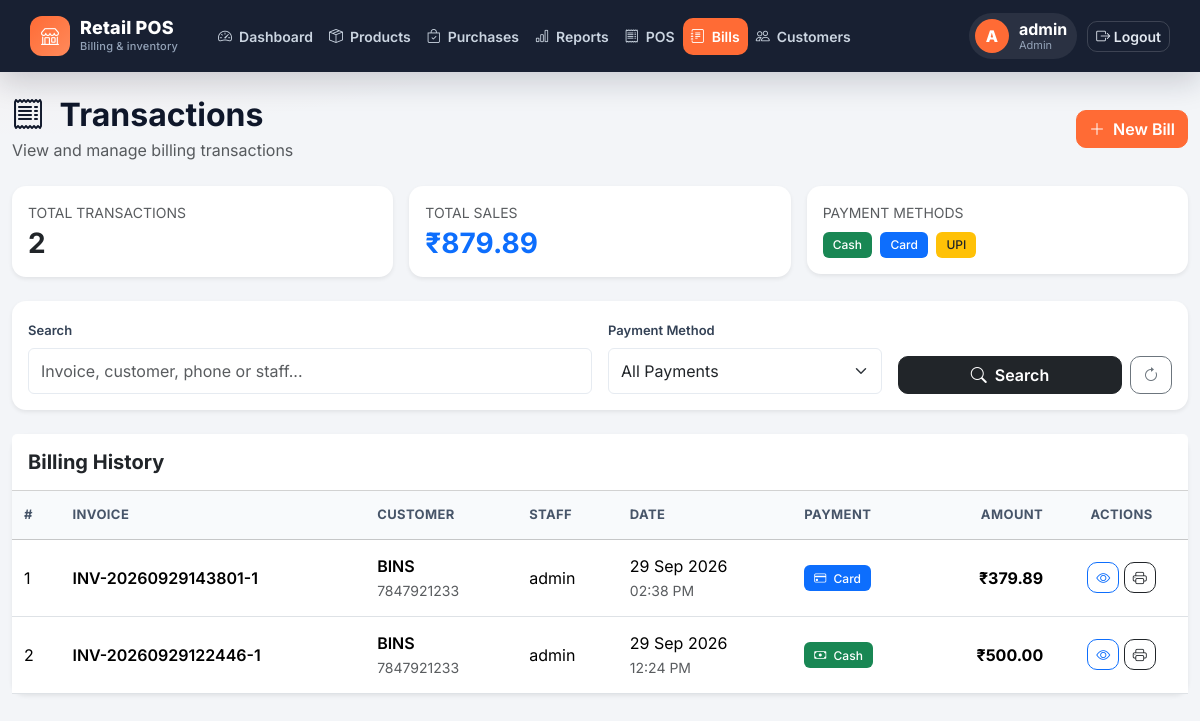
The app's page /billing/transactions/ (signed in), older data.
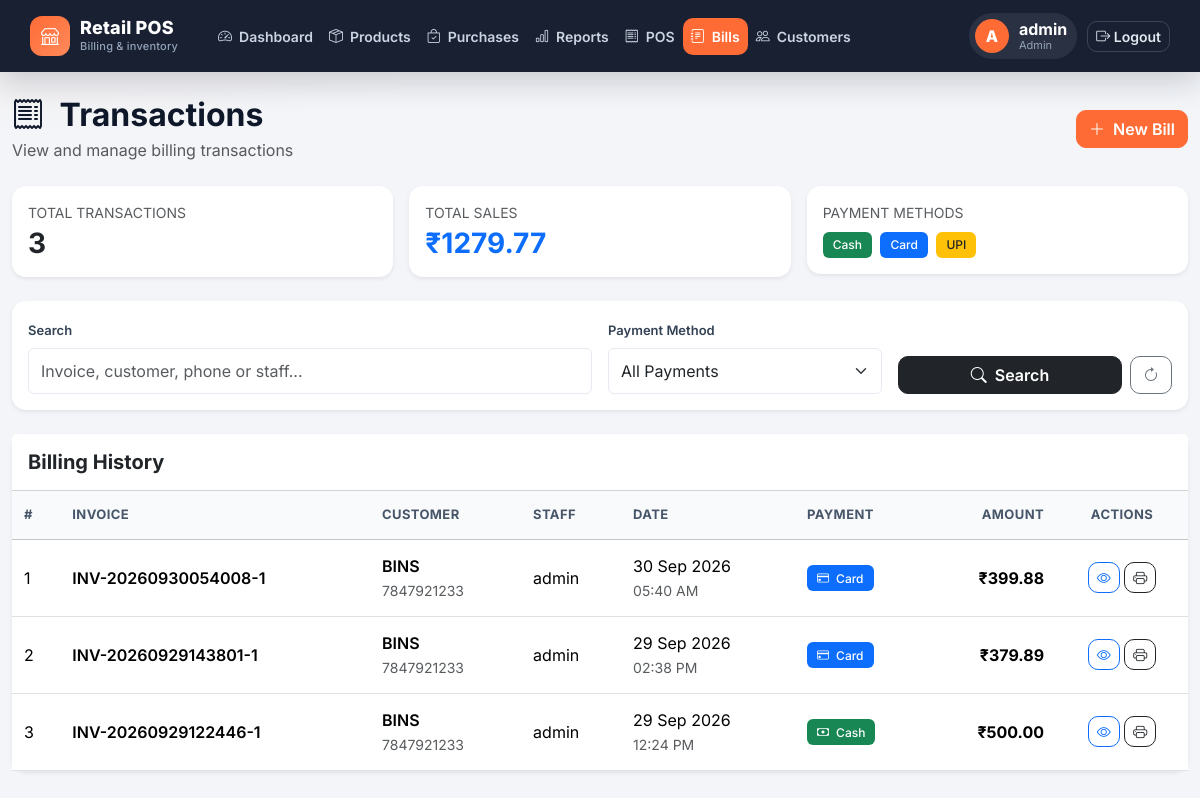
The same page, newer data.
### pos_billing/models.py (models this page shows, shortened)
class Sale(models.Model):
    PAYMENT_CHOICES = [
        ("cash", "Cash"),
        ("card", "Card"),
        ("upi", "UPI"),
    ]
    invoice_number = models.CharField(
        max_length=50,
        unique=True
    )
    staff = models.ForeignKey(
        User,
        on_delete=models.SET_NULL,
        null=True,
        related_name="sales"
    )
    customer = models.ForeignKey(
        Customer,
        on_delete=models.SET_NULL,
        null=True,
        blank=True,
        related_name="sales"
    )
    subtotal = models.DecimalField(
        max_digits=12,
        decimal_places=2,
        default=0
    )
    discount = models.DecimalField(
        max_digits=12,
        decimal_places=2,
        default=0
    )
    tax = models.DecimalField(
        max_digits=12,
        decimal_places=2,
        default=0
    )
    total = models.DecimalField(
        max_digits=12,
        decimal_places=2,
        default=0
    )
    payment_method = models.CharField(
        max_length=20,
        choices=PAYMENT_CHOICES
    )
    created_at = models.DateTimeField(
        auto_now_add=True
    )

class Customer(models.Model):
    name = models.CharField(
        max_length=200
    )
    phone = models.CharField(
        max_length=15
    )
    email = models.EmailField(
        blank=True
    )
    address = models.TextField(
        blank=True
    )
    created_at = models.DateTimeField(
        auto_now_add=True
    )

### pos_billing/views.py (the view, shortened to what this page needs)
@login_required
def transactions(request):
    if not is_staff_member(request.user):
        messages.error(
            request,
            "You do not have permission to view transactions."
        )
        return redirect("login")
    sales = Sale.objects.select_related(
        "staff",
        "customer"
    ).order_by("-id")
    search = request.GET.get("search", "").strip()
    payment_method = request.GET.get("payment_method", "").strip()
    if payment_method in ["cash", "card", "upi"]:
        sales = sales.filter(
            payment_method=payment_method
        )
    total_sales = sum(
        sale.total for sale in sales
    )
    context = {
        "sales": sales,
        "search": search,
        "payment_method": payment_method,
        "total_sales": total_sales,
    }
    return render(
        request,
        "billing/transactions.html",
        context
    )

### pos_billing/views.py (called while the page is built)
def is_staff_member(user):
    return user.is_authenticated and (
        user.is_superuser or
        (
            hasattr(user, "staffprofile")
            and user.staffprofile.role in ["admin", "staff"]
        )
    )

### pos_billing/templates/billing/transactions.html (shortened to what the changed rows need)
{% extends "base.html" %}
{% block content %}
<div class="container-fluid py-4">
    <div class="d-flex justify-content-between align-items-center mb-4">
        <div>
            <h2 class="fw-bold mb-1">
                <i class="bi bi-receipt me-2"></i>
                Transactions
            </h2>
        </div>
    </div>
    <div class="row g-3 mb-4">
        <div class="col-md-4">
            <div class="card border-0 shadow-sm">
                <div class="card-body">
                    <div class="text-muted small">
                        TOTAL TRANSACTIONS
                    </div>
                    <h3 class="fw-bold mb-0 mt-1">
                        {{ sales|length }}
                    </h3>
                </div>
            </div>
        </div>
        <div class="col-md-4">
            <div class="card border-0 shadow-sm">
                <div class="card-body">
                    <div class="text-muted small">
                        TOTAL SALES
                    </div>
                    <h3 class="fw-bold text-primary mb-0 mt-1">
                        ₹{{ total_sales|floatformat:2 }}
                    </h3>
                </div>
            </div>
        </div>
    </div>
    <div class="card border-0 shadow-sm">
        <div class="card-body p-0">
            <div class="table-responsive">
                <table class="table table-hover align-middle mb-0">
                    <thead class="table-light">
                        <tr>
                            <th>#</th>
                            <th>Invoice</th>
                            <th>Customer</th>
                            <th>Staff</th>
                            <th>Date</th>
                            <th>Payment</th>
                            <th class="text-end">
                                Amount
                            </th>
                            <th class="text-center">
                                Actions
                            </th>
                        </tr>
                    </thead>
                    <tbody>
                        {% for sale in sales %}
                        <tr>
                            <td>
                                {{ forloop.counter }}
                            </td>
                            <td>
                                <span class="fw-semibold">
                                    {{ sale.invoice_number }}
                                </span>
                            </td>
                            <td>
                                {% if sale.customer %}
                                    <div class="fw-semibold">
                                        {{ sale.customer.name }}
                                    </div>
                                    <small class="text-muted">
                                        {{ sale.customer.phone }}
                                    </small>
                                {% else %}
                                    <span class="text-muted">
                                        Walk-in Customer
                                    </span>
                                {% endif %}
                            </td>
                            <td>
                                <span>
                                    {{ sale.staff.username }}
                                </span>
                            </td>
                            <td>
                                <div>
                                    {{ sale.created_at|date:"d M Y" }}
                                </div>
                                <small class="text-muted">
                                    {{ sale.created_at|date:"h:i A" }}
                                </small>
                            </td>
                            <td>
                                {% if sale.payment_method == "cash" %}
                                    <span class="badge bg-success">
                                        <i class="bi bi-cash me-1"></i>
                                        Cash
                                    </span>
                                {% elif sale.payment_method == "card" %}
                                    <span class="badge bg-primary">
                                        <i class="bi bi-credit-card me-1"></i>
                                        Card
                                    </span>
                                {% else %}
                                    <span class="badge bg-warning text-dark">
                                        <i class="bi bi-phone me-1"></i>
                                        UPI
                                    </span>
                                {% endif %}
                            </td>
                            <td class="text-end">
                                <strong>
                                    ₹{{ sale.total|floatformat:2 }}
                                </strong>
                            </td>
                            <td class="text-center">
                                <a
                                    href="{% url 'invoice' sale.id %}"
                                    class="btn btn-sm btn-outline-primary"
                                    title="View Invoice"
                                >
                                    <i class="bi bi-eye"></i>
                                </a>
                                <a
                                    href="{% url 'invoice' sale.id %}"
                                    target="_blank"
                                    class="btn btn-sm btn-outline-dark"
                                    title="Print Invoice"
                                >
                                    <i class="bi bi-printer"></i>
                                </a>
                            </td>
                        </tr>
                        {% endfor %}
                    </tbody>
                </table>
            </div>
        </div>
    </div>
</div>
{% endblock %}

Row changes from the older to the newer data that the page shows:
added Sale: invoice_number "INV-20260930054008-1", customer.name "BINS", customer.phone "7847921233", staff.username "admin", created_at "30 Sep 2026", created_at "05:40 AM", payment_method "card" (drawn), total "399.88"
Text that changed along with them:
{{ sales|length }}: "2" → "3"
{{ total_sales|floatformat:2 }}: "879.89" → "1279.77"
